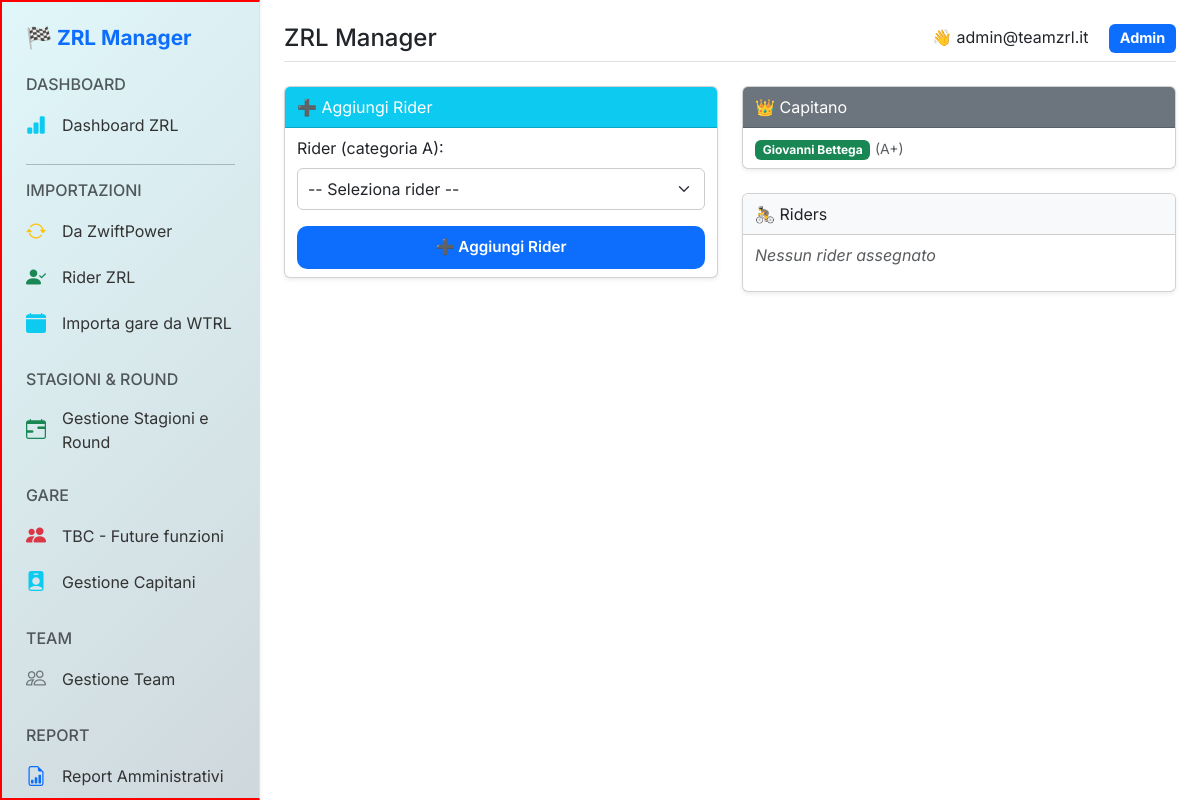
The page /admin/teams/members/14 (signed in) on the database as committed earlier.
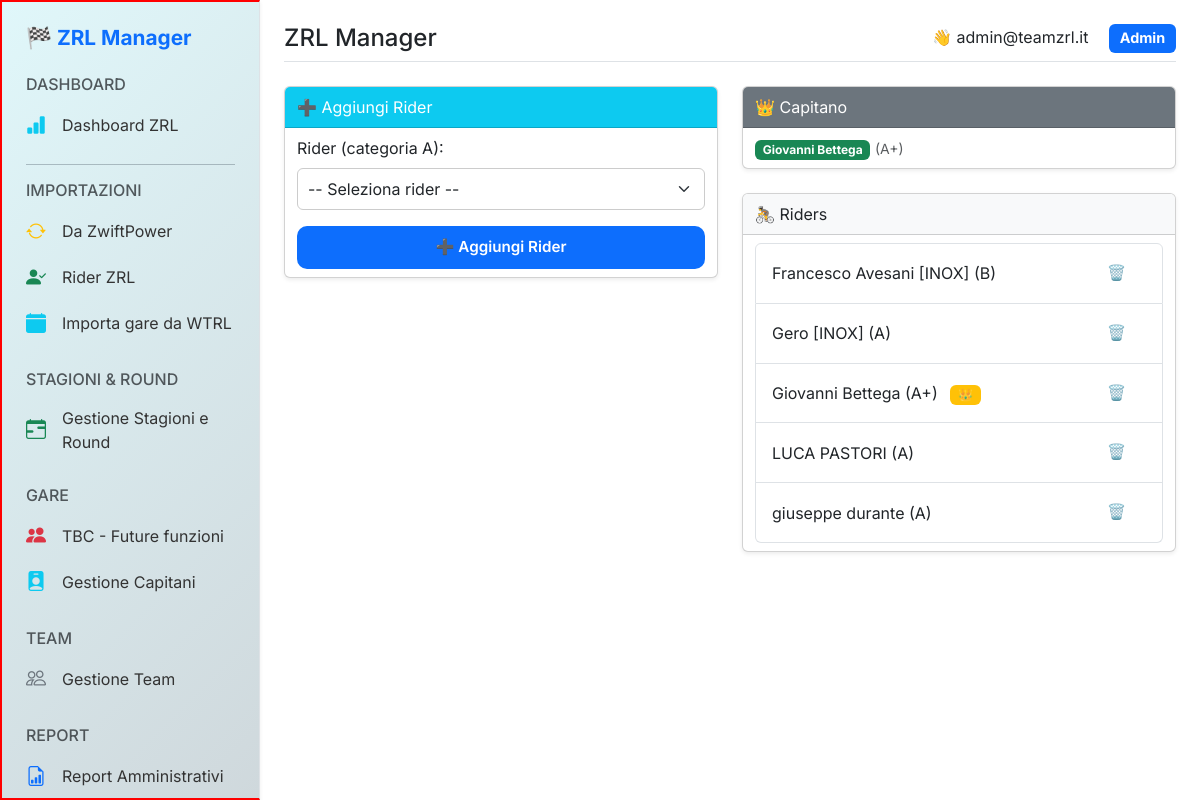
The same page on the database as committed later.
### tables this page shows
CREATE TABLE riders (
    zwift_power_id TEXT PRIMARY KEY,
    name TEXT NOT NULL,
    category TEXT,
    ranking REAL,
    wkg_20min REAL,
    watt_20min REAL,
    wkg_15sec REAL,
    watt_15sec REAL,
    status TEXT,
    races INTEGER,
    weight REAL,
    ftp REAL,
    age INTEGER,
    available_zrl INTEGER DEFAULT 1,
    is_captain INTEGER DEFAULT 0,
    email TEXT,
    password TEXT,
    active INTEGER DEFAULT 1,
    profile_url TEXT,
    created_at TEXT,
    country TEXT
);

### blueprints/admin/routes/admin_teams.py (the view, shortened to what this page needs)
@admin_teams_bp.route("/members/<int:team_id>", methods=["GET", "POST"])
@require_admin
def manage_team_members(team_id):
    conn = get_zrl_db()
    conn.row_factory = sqlite3.Row
    cur = conn.cursor()
    team = cur.execute("SELECT * FROM teams WHERE id = ?", (team_id,)).fetchone()
    if not team:
        conn.close()
        flash("❌ Team non trovato", "danger")
        return redirect(url_for("admin_teams.manage_teams"))
    category_order = ["D", "C", "B", "A"]
    team_cat = "A" if team["category"] == "A+" else team["category"]
    if team_cat not in category_order:
        flash("❌ Categoria team non valida", "danger")
        return redirect(url_for("admin_teams.manage_teams"))
    team_index = category_order.index(team_cat)
    riders = cur.execute("""
        SELECT r.*
        FROM rider_teams rt
        JOIN riders r ON rt.zwift_power_id = r.zwift_power_id
        WHERE rt.team_id = ? AND r.active = 1
        ORDER BY r.name
    """, (team_id,)).fetchall()
    assigned_rider_ids = {r["zwift_power_id"] for r in riders}
    captain = cur.execute("""
        SELECT r.*
        FROM teams t
        JOIN riders r ON t.captain_zwift_id = r.zwift_power_id
        WHERE t.id = ? AND r.active = 1
    """, (team_id,)).fetchone()
    captain_candidates = riders
    category_riders = cur.execute("""
        SELECT r.*
        FROM riders r
        WHERE r.active = 1
        AND r.zwift_power_id NOT IN (
            SELECT zwift_power_id
            FROM rider_teams
            GROUP BY zwift_power_id
            HAVING COUNT(*) >= 2
        )
        AND r.zwift_power_id NOT IN (
            SELECT zwift_power_id
            FROM rider_teams
            WHERE team_id = ?
        )
        ORDER BY r.name
    """, (team_id,)).fetchall()
    compatible_riders = []
    for r in category_riders:
        r_cat = r["category"]
        if r_cat:
            r_cat = "A" if r_cat == "A+" else r_cat
            if r_cat in category_order:
                rider_index = category_order.index(r_cat)
                if rider_index <= team_index:
                    compatible_riders.append(r)
    conn.close()
    return render_template("admin/manage_team_members.html",
                           team=team,
                           riders=riders,
                           captain=captain,
                           captain_candidates=captain_candidates,
                           category_riders=compatible_riders,
                           assigned_rider_ids=assigned_rider_ids)

### db.py (called while the page is built)
def _connect_db(db_path, attr_name):
    if has_app_context():
        if not hasattr(g, attr_name):
            conn = sqlite3.connect(db_path)
            conn.row_factory = sqlite3.Row
            setattr(g, attr_name, conn)
            logging.info(f"📂 Connessione Flask attiva → {db_path}")
        return getattr(g, attr_name)
    conn = sqlite3.connect(db_path)
    conn.row_factory = sqlite3.Row
    logging.info(f"📂 Connessione diretta → {db_path}")
    return conn

def get_zrl_db():
    return _connect_db(ZRL_DB_PATH, "zrl_db")

### templates/admin/manage_team_members.html (shortened to what this page needs)
{% extends "base.html" %}
{% block content %}
<div class="row g-4">
  <div class="col-md-6">
    <div class="card shadow-sm">
      <div class="card-header bg-info text-white">➕ Aggiungi Rider</div>
      <div class="card-body">
        <form method="POST" action="{{ url_for('admin_teams.manage_team_members', team_id=team.id) }}">
          <div class="mb-3">
            <label for="rider_id" class="form-label">Rider (categoria {{ team.category }}):</label>
            <select name="rider_id" id="rider_id" class="form-select" required>
  <option value="">-- Seleziona rider --</option>
</select>
          </div>
          <button type="submit" class="btn btn-primary w-100">➕ Aggiungi Rider</button>
        </form>
      </div>
    </div>
  </div>
  <div class="col-md-6">
    <div class="card shadow-sm mb-4">
      <div class="card-header bg-secondary text-white">👑 Capitano</div>
      <div class="card-body">
        {% if captain %}
          <p class="mb-0">
            <span class="badge bg-success">{{ captain.name }}</span>
            <small class="text-muted">({{ captain.category }})</small>
          </p>
        {% else %}
          <p class="text-muted"><em>Nessun capitano assegnato</em></p>
        {% endif %}
      </div>
    </div>
    <div class="card shadow-sm">
      <div class="card-header bg-light">🚴 Riders</div>
      <div class="card-body">
        {% if riders %}
          <ul class="list-group">
            {% for rider in riders %}
              <li class="list-group-item d-flex justify-content-between align-items-center">
                <div>
                  {{ rider.name }} ({{ rider.category }})
                  {% if rider.is_captain %}
                    <span class="badge bg-warning text-dark ms-2">👑</span>
                  {% endif %}
                </div>
                <form method="POST" action="{{ url_for('admin_teams.manage_team_members', team_id=team.id) }}">
                  <button type="submit" class="btn btn-sm btn-outline-danger" aria-label="Rimuovi rider">🗑️</button>
                </form>
              </li>
            {% endfor %}
          </ul>
        {% else %}
          <p class="text-muted"><em>Nessun rider assegnato</em></p>
        {% endif %}
      </div>
    </div>
  </div>
</div>
{% endblock %}

Rows that differ between the two databases and show on the page:
now on one of the page's lists (row edited): riders: name "Giovanni Bettega", category "A+"
now on this page (row edited): riders: name "Francesco Avesani [INOX]", category "B"
now on this page (row edited): riders: name "Gero [INOX]", category "A"
now on this page (row edited): riders: name "LUCA PASTORI", category "A"
now on this page (row edited): riders: name "giuseppe durante", category "A"
Other text that changed with them:
text no longer shown: "Nessun rider assegnato"
